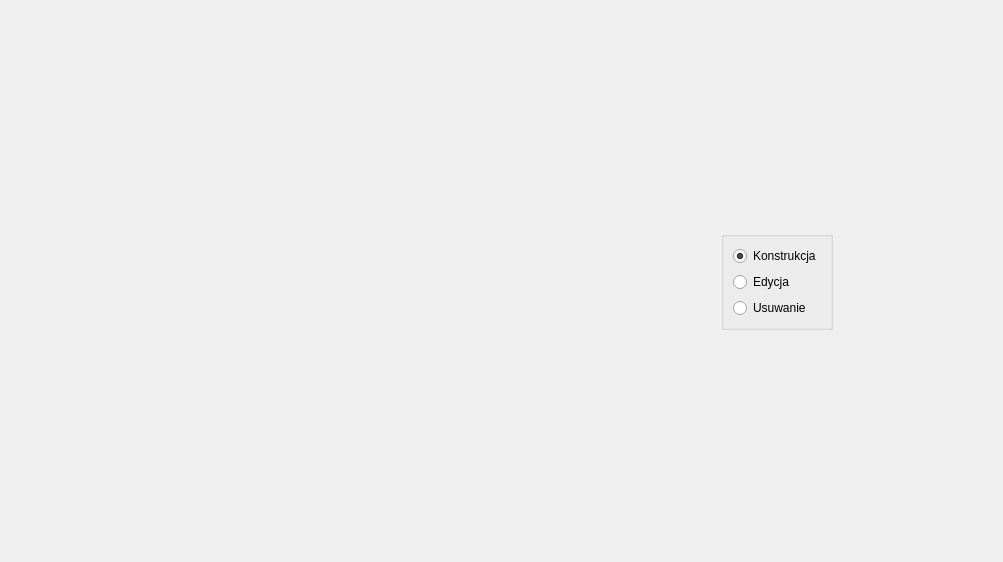
<?xml version="1.0" encoding="UTF-8"?>
<ui version="4.0">
 <class>MainWindow</class>
 <widget class="QMainWindow" name="MainWindow">
  <property name="geometry">
   <rect>
    <x>0</x>
    <y>0</y>
    <width>1003</width>
    <height>562</height>
   </rect>
  </property>
  <property name="windowTitle">
   <string>MainWindow</string>
  </property>
  <widget class="QWidget" name="centralwidget">
   <layout class="QHBoxLayout" name="horizontalLayout">
    <item>
     <widget class="QWidget" name="drawArea" native="true">
      <property name="sizePolicy">
       <sizepolicy hsizetype="Expanding" vsizetype="Expanding">
        <horstretch>0</horstretch>
        <verstretch>0</verstretch>
       </sizepolicy>
      </property>
      <property name="minimumSize">
       <size>
        <width>0</width>
        <height>0</height>
       </size>
      </property>
      <property name="maximumSize">
       <size>
        <width>388</width>
        <height>16777215</height>
       </size>
      </property>
      <property name="layoutDirection">
       <enum>Qt::RightToLeft</enum>
      </property>
     </widget>
    </item>
    <item>
     <widget class="QGroupBox" name="menu">
      <property name="sizePolicy">
       <sizepolicy hsizetype="Fixed" vsizetype="Fixed">
        <horstretch>0</horstretch>
        <verstretch>0</verstretch>
       </sizepolicy>
      </property>
      <property name="minimumSize">
       <size>
        <width>0</width>
        <height>0</height>
       </size>
      </property>
      <property name="layoutDirection">
       <enum>Qt::LeftToRight</enum>
      </property>
      <property name="title">
       <string/>
      </property>
      <property name="alignment">
       <set>Qt::AlignRight|Qt::AlignTrailing|Qt::AlignVCenter</set>
      </property>
      <property name="flat">
       <bool>false</bool>
      </property>
      <layout class="QVBoxLayout">
       <property name="sizeConstraint">
        <enum>QLayout::SetDefaultConstraint</enum>
       </property>
       <item>
        <widget class="QRadioButton" name="radioButton">
         <property name="text">
          <string>Konstrukcja</string>
         </property>
         <property name="checked">
          <bool>true</bool>
         </property>
        </widget>
       </item>
       <item>
        <widget class="QRadioButton" name="radioButton_2">
         <property name="text">
          <string>Edycja</string>
         </property>
        </widget>
       </item>
       <item>
        <widget class="QRadioButton" name="radioButton_3">
         <property name="text">
          <string>Usuwanie</string>
         </property>
        </widget>
       </item>
      </layout>
     </widget>
    </item>
   </layout>
  </widget>
 </widget>
 <resources/>
 <connections/>
</ui>
